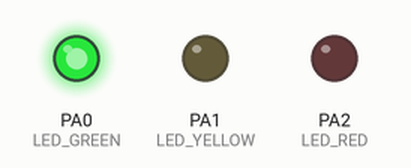
A sketch run on a simulated STM32 Blue Pill. Parts: output pins drawn as LEDs (lit = HIGH).

Above: at 1.0 s.
At 3.0 s:
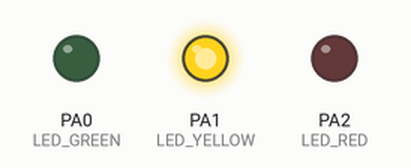
At 5.0 s:
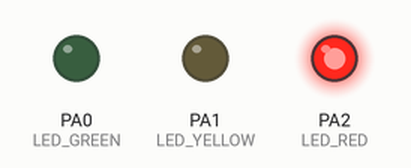
Timing chart, 0 to 7.8 s (numbered marks = the images above):
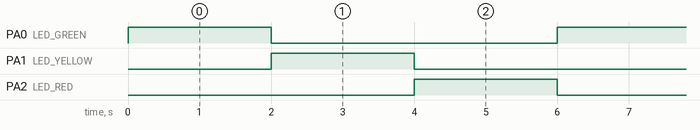

The sketch:

1.1_System-Status-Indicator_09052026.ino
```cpp
// ============================================
// CubeSat Avionics Verification Platform
// Phase 1.1 - System Status Indicator
// MCU: STM32F103C8T6
// Author: Deji Liu (劉永鈞)
// Date: Sep-05, 2026
// ============================================

#define LED_GREEN  PA0
#define LED_YELLOW PA1
#define LED_RED    PA2

enum SystemState {
  NOMINAL,
  WARNING,
  FAULT
};

SystemState currentState = NOMINAL;

void setup() {

  pinMode(LED_GREEN, OUTPUT);
  pinMode(LED_YELLOW, OUTPUT);
  pinMode(LED_RED, OUTPUT);

}

void setStatusLED(SystemState state) {

  // Turn everything off first
  digitalWrite(LED_GREEN, LOW);
  digitalWrite(LED_YELLOW, LOW);
  digitalWrite(LED_RED, LOW);

  switch (state) {

    case NOMINAL:
      digitalWrite(LED_GREEN, HIGH);
      break;

    case WARNING:
      digitalWrite(LED_YELLOW, HIGH);
      break;

    case FAULT:
      digitalWrite(LED_RED, HIGH);
      break;
  }
}

void loop() {

  currentState = NOMINAL;
  setStatusLED(currentState);
  delay(2000);

  currentState = WARNING;
  setStatusLED(currentState);
  delay(2000);

  currentState = FAULT;
  setStatusLED(currentState);
  delay(2000);
}
```

Measured:
- by itself, PA0 (LED_GREEN), PA1 (LED_YELLOW), PA2 (LED_RED): alternates HIGH for 2.0 s and LOW for 4.0 s
- by itself, everything shown: repeats every 6.0 s, in 3 steps
